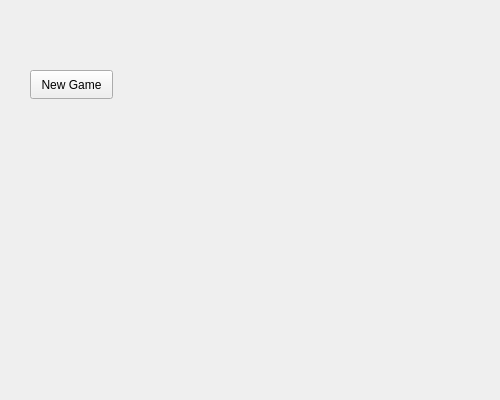
<?xml version="1.0" encoding="UTF-8"?>
<ui version="4.0">
 <class>MainWindow</class>
 <widget class="QMainWindow" name="MainWindow">
  <property name="geometry">
   <rect>
    <x>0</x>
    <y>0</y>
    <width>500</width>
    <height>400</height>
   </rect>
  </property>
  <property name="windowTitle">
   <string>MainWindow</string>
  </property>
  <widget class="QWidget" name="centralwidget">
   <widget class="QPushButton" name="newGameButton">
    <property name="geometry">
     <rect>
      <x>30</x>
      <y>70</y>
      <width>83</width>
      <height>29</height>
     </rect>
    </property>
    <property name="text">
     <string>New Game</string>
    </property>
   </widget>
   <widget class="QLabel" name="label">
    <property name="geometry">
     <rect>
      <x>0</x>
      <y>0</y>
      <width>500</width>
      <height>400</height>
     </rect>
    </property>
    <property name="text">
     <string/>
    </property>
    <property name="pixmap">
     <pixmap>C:/Users/asus/Pictures/MainWindowPicture.png</pixmap>
    </property>
   </widget>
   <zorder>label</zorder>
   <zorder>newGameButton</zorder>
  </widget>
 </widget>
 <resources/>
 <connections/>
</ui>
